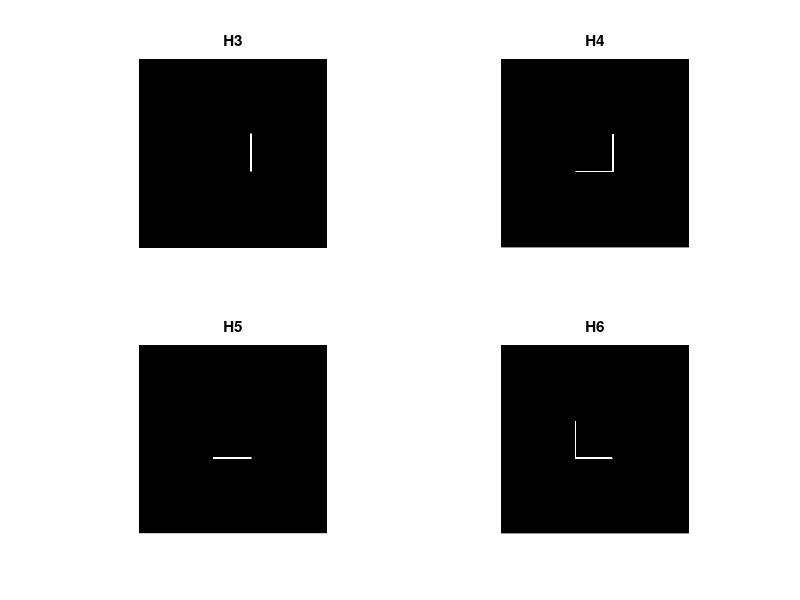

Source code (MATLAB):
I = uint8(ones(250)*50);
I(100:149, 100:149) = 200;

H3 = [1 0 -1; 2 0 -2; 1 0 -1];
H4 = [2 1 0; 1 0 -1; 0 -1 -2];
H5 = [1 2 1; 0 0 0; -1 -2 -1];
H6 = [0 1 2; -1 0 1; -2 -1 0];


subplot(221);
I3 = imfilter(I, H3);
imshow(mat2gray(I3));
title('H3');

subplot(222);
I4 = imfilter(I, H4);
imshow(mat2gray(I4));
title('H4');

subplot(223);
I5 = imfilter(I, H5);
imshow(mat2gray(I5));
title('H5');

subplot(224);
I6 = imfilter(I, H6);
imshow(mat2gray(I6));
title('H6');